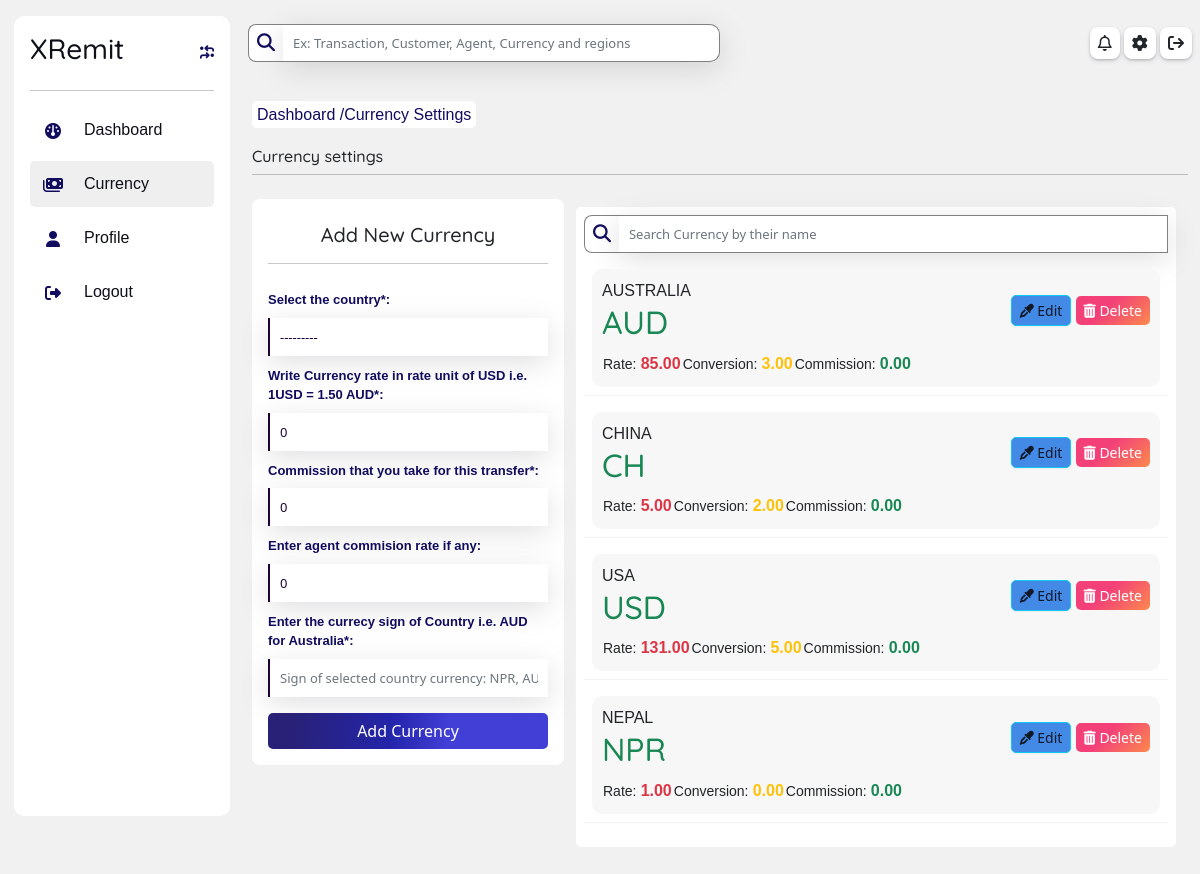
Page /agent/currency-setting on the earlier database version.
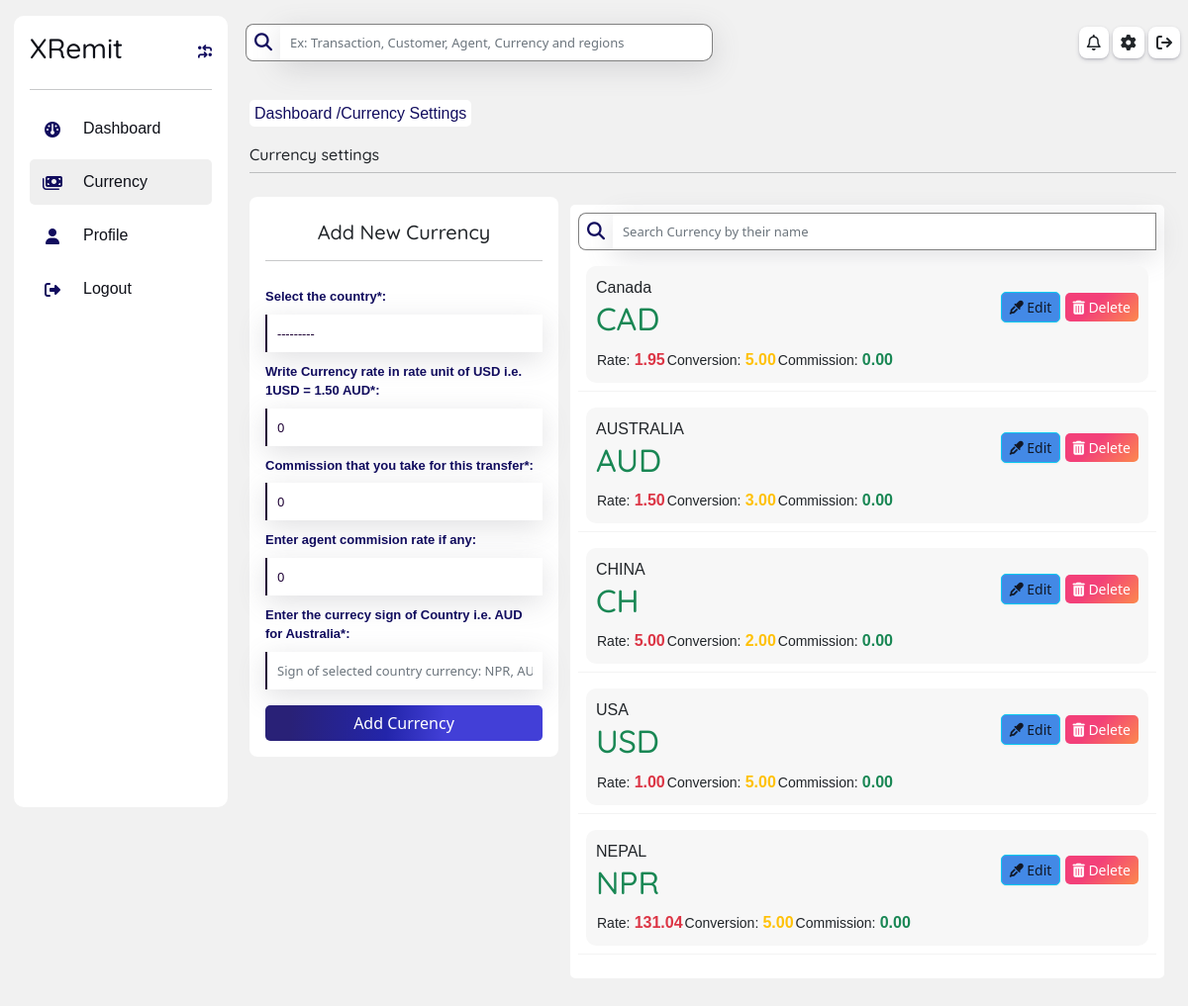
Same page on the later database version.
### homepage/models.py (models this page shows, shortened)
class Currency(models.Model):
    country = models.OneToOneField(Country, related_name='currency_country', on_delete=models.CASCADE)
    currecy_rate = models.DecimalField(max_digits=10, decimal_places=2, default=0)
    conversion_rate = models.DecimalField(max_digits=10, decimal_places=2, default=0)
    commision_rate = models.DecimalField(max_digits=10, decimal_places=2, default=0)
    currecy_sign = models.CharField(max_length=200)
    created_at = models.DateTimeField(auto_now_add= True)
    updated_at = models.DateTimeField(auto_now=True)

class Country(models.Model):
    name = models.CharField(max_length=200)
    flag_img = models.ImageField(upload_to ="flag/", null = True, blank = True)
    created_at = models.DateTimeField(auto_now_add= True)
    updated_at = models.DateTimeField(auto_now=True)
    def __str__(self):
        return self.name

### agent/views.py (the view, shortened to what this page needs)
# urls.py: path('currency-setting', views.currencyView, name = "currency"),
def currencyView(request):
    currency = Currency.objects.all().order_by('-id')
    form = CurrencyForm()
    dist = {
        'currency':currency,
        'form': form,
        'country':Country.objects.all()
    }
    return render(request, "agent/currency.html", dist)

### template/agent/currency.html (shortened to what this page needs)
{% extends 'agent/dashboard.html' %} {% load static %}  {% block inside %}
<div class="row p-0 m-0 mt-3">
  <div class="mt-3 mb-3">
    <span class="breadcum">
      <a href="{%url 'agent:dashboard'%}"> Dashboard </a>/Currency Settings
    </span>
  </div>
  <div class="row m-0 mt-1">
    <h6 class="p-0">Currency settings</h6>
    <hr />
    <div class="row p-0 m-0 mt-2">
      <div class="col-lg-4 col-12 m-0 p-0">
        <div id="login-card" class="p-3">
          <h5 class="m-2 text-center">Add New Currency</h5>
          <hr>
          <form action="" method="post" enctype="multipart/form-data">
            <div class="row p-0 m-0">
                {{form}}
              <button class="btn btn-primary mt-3" type="submit">
                Add Currency
              </button>
            </div>
          </form>
        </div>
      </div>
      <div class="col-lg-8 col-12 mt-2">
        <div class="card p-2">
          <div class="login-flex d-flex my-auto" style="width: 100%">
            <i class="fa fa-magnifying-glass my-auto p-2"></i>
            <input
              type="text"
              name="search"
              id="search"
              onkeyup="SearchName()"
              class="form-control"
              placeholder="Search Currency by their name"
              required
              id=""
            />
          </div>
          <table class="table border-1" id="myTable">
            <tbody>
              {% for i in currency %}
              <tr>
                <td>
                  <div class="item-list-div mt-2 p-1">
                    <div class="d-flex justify-content-between">
                        <div class="my-auto">
                          <p class="m-0">{{i.country.name}}</p>
                          <h2 class="m-0 p-0 text-success">{{i.currecy_sign}}</h2>
                        </div>
                        <div class="my-auto">
                          <button
                            class="btn btn-sm btn-info"
                            data-bs-toggle="modal"
                            data-bs-target="#exampleModalEdit{{i.id}}"
                          >
                            <i class="fa fa-eye-dropper"></i>
                            Edit
                          </button>
                          <button
                            class="btn btn-sm btn-danger"
                            data-bs-toggle="modal"
                            data-bs-target="#exampleModal{{i.id}}"
                          >
                            <i class="fa fa-trash-alt"></i>
                            Delete
                          </button>
                        </div>
                    </div>
                    <div class="mt-2">
                      <table>
                        <tr>
                          <td>
                            <small>Rate:</small>
                            <span class="text-danger">
                              <b> {{i.currecy_rate}} </b>
                            </span>
                          </td>
                          <td>
                            <small>Conversion:</small>
                            <span class="text-warning">
                              <b> {{i.conversion_rate}} </b>
                            </span>
                          </td>
                          <td>
                            <small>Commission:</small>
                            <span class="text-success">
                              <b> {{i.commision_rate }} </b>
                            </span>
                          </td>
                        </tr>
                      </table>
                    </div>
                  </div>
                </td>
              </tr>
              {% endfor %}
            </tbody>
          </table>
        </div>
      </div>
    </div>
  </div>
</div>
{% endblock inside %}

Differences in the rows shown:
added Currency: country.name "Canada", currecy_sign "CAD", currecy_rate "1.95", conversion_rate "5.00", commision_rate "0.00"
changed Currency "AUD": currecy_rate "85.00" → "1.50"
changed Currency "USD": currecy_rate "131.00" → "1.00"
changed Currency "NPR": currecy_rate "1.00" → "131.04"; conversion_rate "0.00" → "5.00"
